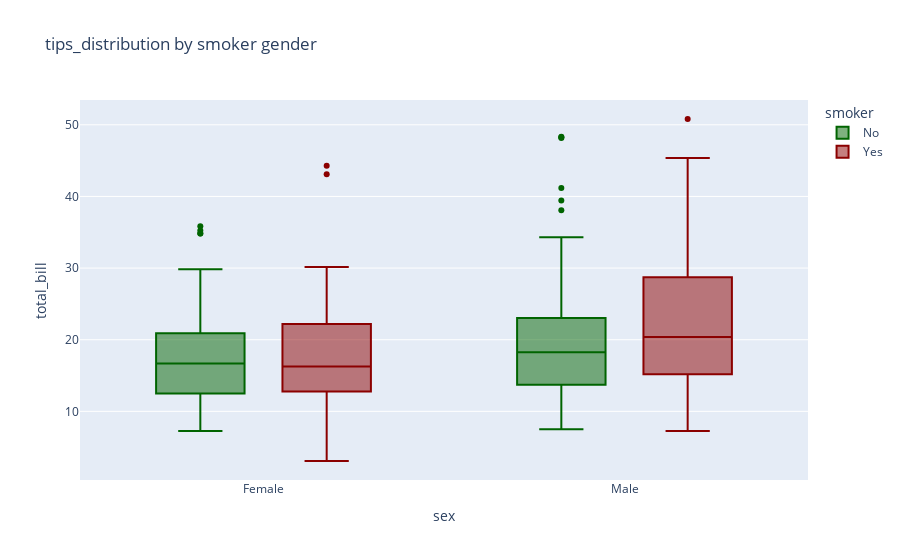

Notebook cell for this chart:
### Code cell
# Box plot for 'total_bill' based on gender, with color distinction for smoker status
px.box(data_frame=tips,y="total_bill",x="sex",
       color="smoker",
       color_discrete_map={"Yes":"darkred","No":"darkgreen"}
       ,title="tips_distribution by smoker gender")

### Figure 1 — Plotly figure (JSON) as saved in the notebook; plotly's stock layout.template omitted (floating-point values rounded to 4 significant figures; data arrays with more than 128 entries replaced by an {"elided": "..."} marker saying what was removed)
{"data": [{"alignmentgroup": "True", "hovertemplate": "smoker=No<br>sex=%{x}<br>total_bill=%{y}<extra></extra>", "legendgroup": "No", "marker": {"color": "darkgreen"}, "name": "No", "notched": false, "offsetgroup": "No", "orientation": "v", "showlegend": true, "type": "box", "x": {"elided": "151 str values"}, "x0": " ", "xaxis": "x", "y": {"elided": "151 float values"}, "y0": " ", "yaxis": "y"}, {"alignmentgroup": "True", "hovertemplate": "smoker=Yes<br>sex=%{x}<br>total_bill=%{y}<extra></extra>", "legendgroup": "Yes", "marker": {"color": "darkred"}, "name": "Yes", "notched": false, "offsetgroup": "Yes", "orientation": "v", "showlegend": true, "type": "box", "x": ["Male", "Male", "Male", "Male", "Male", "Male", "Female", "Male", "Female", "Female", "Male", "Male", "Male", "Male", "Female", "Female", "Male", "Male", "Male", "Male", "Female", "Female", "Female", "Female", "Male", "Male", "Male", "Female", "Male", "Female", "Female", "Female", "Male", "Male", "Male", "Male", "Male", "Male", "Male", "Male", "Female", "Male", "Male", "Male", "Male", "Male", "Male", "Female", "Male", "Female", "Male", "Male", "Female", "Male", "Male", "Male", "Male", "Female", "Female", "Male", "Male", "Female", "Female", "Female", "Male", "Female", "Male", "Male", "Male", "Female", "Male", "Male", "Female", "Female", "Female", "Male", "Male", "Male", "Female", "Male", "Female", "Male", "Male", "Female", "Female", "Female", "Male", "Male", "Male", "Male", "Male", "Female", "Male"], "x0": " ", "xaxis": "x", "y": [38.01, 11.24, 20.29, 13.81, 11.02, 18.29, 3.07, 15.01, 26.86, 25.28, 17.92, 19.44, 32.68, 28.97, 5.75, 16.32, 40.17, 27.28, 12.03, 21.01, 11.35, 15.38, 44.3, 22.42, 15.36, 20.49, 25.21, 14.31, 16, 17.51, 10.59, 10.63, 50.81, 15.81, 7.25, 31.85, 16.82, 32.9, 17.89, 14.48, 9.6, 34.63, 34.65, 23.33, 45.35, 23.17, 40.55, 20.9, 30.46, 18.15, 23.1, 15.69, 19.81, 28.44, 15.48, 16.58, 10.34, 43.11, 13, 13.51, 18.71, 12.74, 13, 16.4, 20.53, 16.47, 26.59, 38.73, 24.27, 12.76, 30.06, 25.89, 13.27, 28.17, 12.9, 28.15, 11.59, 7.74, 30.14, 12.16, 13.42, 8.58, 13.42, 16.27, 10.09, 22.12, 24.01, 15.69, 15.53, 12.6, 32.83, 27.18, 22.67], "y0": " ", "yaxis": "y"}], "layout": {"boxmode": "group", "legend": {"title": {"text": "smoker"}, "tracegroupgap": 0}, "title": {"text": "tips_distribution by smoker gender"}, "xaxis": {"anchor": "y", "domain": [0, 1], "title": {"text": "sex"}}, "yaxis": {"anchor": "x", "domain": [0, 1], "title": {"text": "total_bill"}}}}
